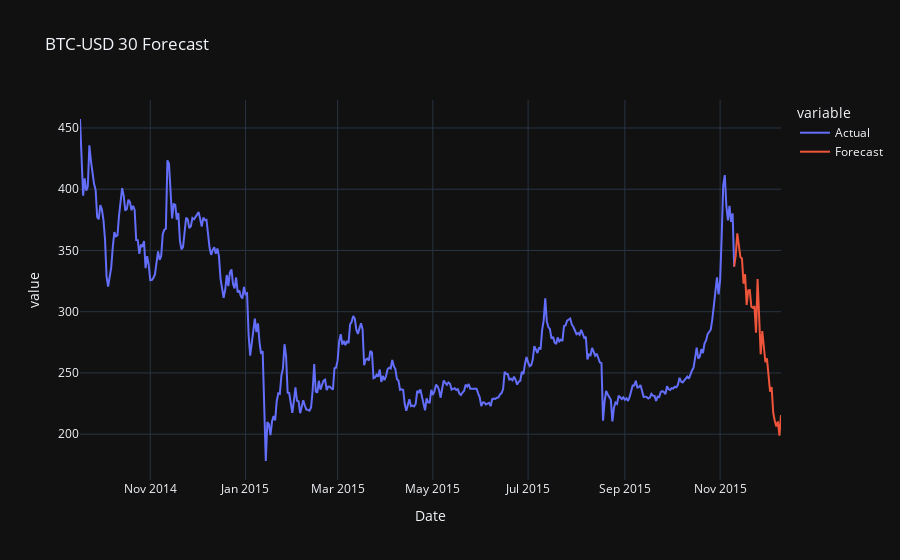

This figure's notebook cell:
### Code cell
plot_df = results.reset_index()
fig = px.line(plot_df, x="Date", y=results.columns,
          title=f"{ticker} {n_forecast} Forecast", #, {min(df["timestamp"].dt.date)}, {max(df["timestamp"].dt.date)}',
          template=templates[5])
#time.sleep(2)
fig.show()

### Figure 1 — Plotly figure (JSON) as saved in the notebook; plotly's stock layout.template omitted (floating-point values rounded to 4 significant figures; data arrays with more than 128 entries replaced by an {"elided": "..."} marker saying what was removed)
{"data": [{"hovertemplate": "variable=Actual<br>Date=%{x}<br>value=%{y}<extra></extra>", "legendgroup": "Actual", "line": {"color": "#636efa", "dash": "solid"}, "marker": {"symbol": "circle"}, "mode": "lines", "name": "Actual", "orientation": "v", "showlegend": true, "type": "scatter", "x": {"elided": "450 str values"}, "xaxis": "x", "y": {"elided": "450 float values"}, "yaxis": "y"}, {"hovertemplate": "variable=Forecast<br>Date=%{x}<br>value=%{y}<extra></extra>", "legendgroup": "Forecast", "line": {"color": "#EF553B", "dash": "solid"}, "marker": {"symbol": "circle"}, "mode": "lines", "name": "Forecast", "orientation": "v", "showlegend": true, "type": "scatter", "x": {"elided": "450 str values"}, "xaxis": "x", "y": {"elided": "450 float values"}, "yaxis": "y"}], "layout": {"legend": {"title": {"text": "variable"}, "tracegroupgap": 0}, "title": {"text": "BTC-USD 30 Forecast"}, "xaxis": {"anchor": "y", "domain": [0, 1], "title": {"text": "Date"}}, "yaxis": {"anchor": "x", "domain": [0, 1], "title": {"text": "value"}}}}
